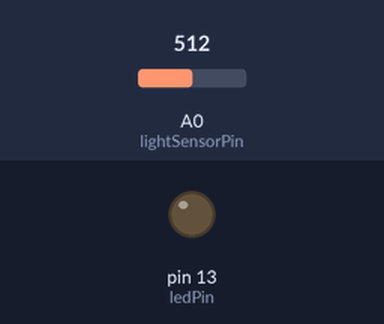
This sketch was run on a simulated Arduino Uno, built with avr-gcc and run on an emulated ATmega328P. Parts: output pins drawn as LEDs (lit = HIGH). Inputs (shaded band) come from the test bench; at power-on: A0 (lightSensorPin) = 512.

Above: at 1.8 s.
1.9 s: A0 (lightSensorPin) set to 481
At 2.9 s:
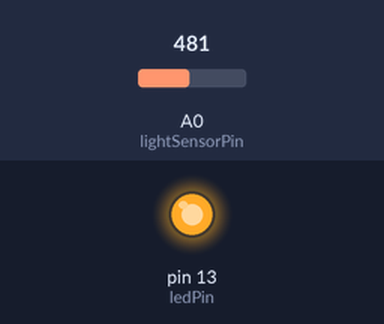
3.5 s: A0 (lightSensorPin) set to 510
At 4.4 s:
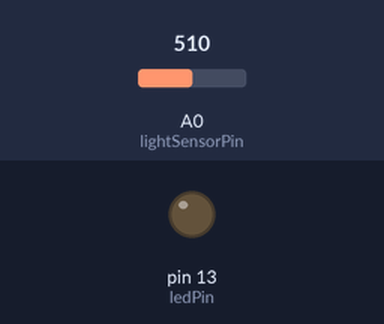
5.5 s: A0 (lightSensorPin) set to 490
At 7.1 s:
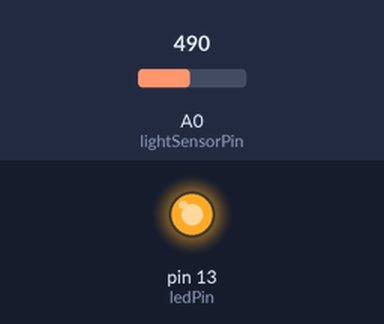
Timing chart, 0 to 8.6 s (numbered marks = the images above; inputs shaded):
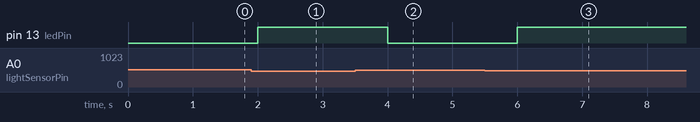

Measured:
- the behaviour switches between 500 and 499 on A0 (lightSensorPin) (found by bisection; images 0 and 1)
- after the input at 1.9 s, pin 13 (ledPin): LOW → HIGH after 0.10 s
- after the input at 3.5 s, pin 13 (ledPin): HIGH → LOW after 0.50 s
- after the input at 5.5 s, pin 13 (ledPin): LOW → HIGH after 0.50 s

The sketch:

PhotoresistorLightControl.ino.ino
```cpp
const int lightSensorPin = A0;
const int ledPin = 13;

void setup() {
  pinMode(lightSensorPin, INPUT);
  pinMode(ledPin, OUTPUT);
}

void loop() {
  int lightLevel = analogRead(lightSensorPin);
  if (lightLevel < 500)
  {
    digitalWrite(ledPin, HIGH);
  } else
  {
    digitalWrite(ledPin, LOW);
  }

  delay(1000);
}
```
